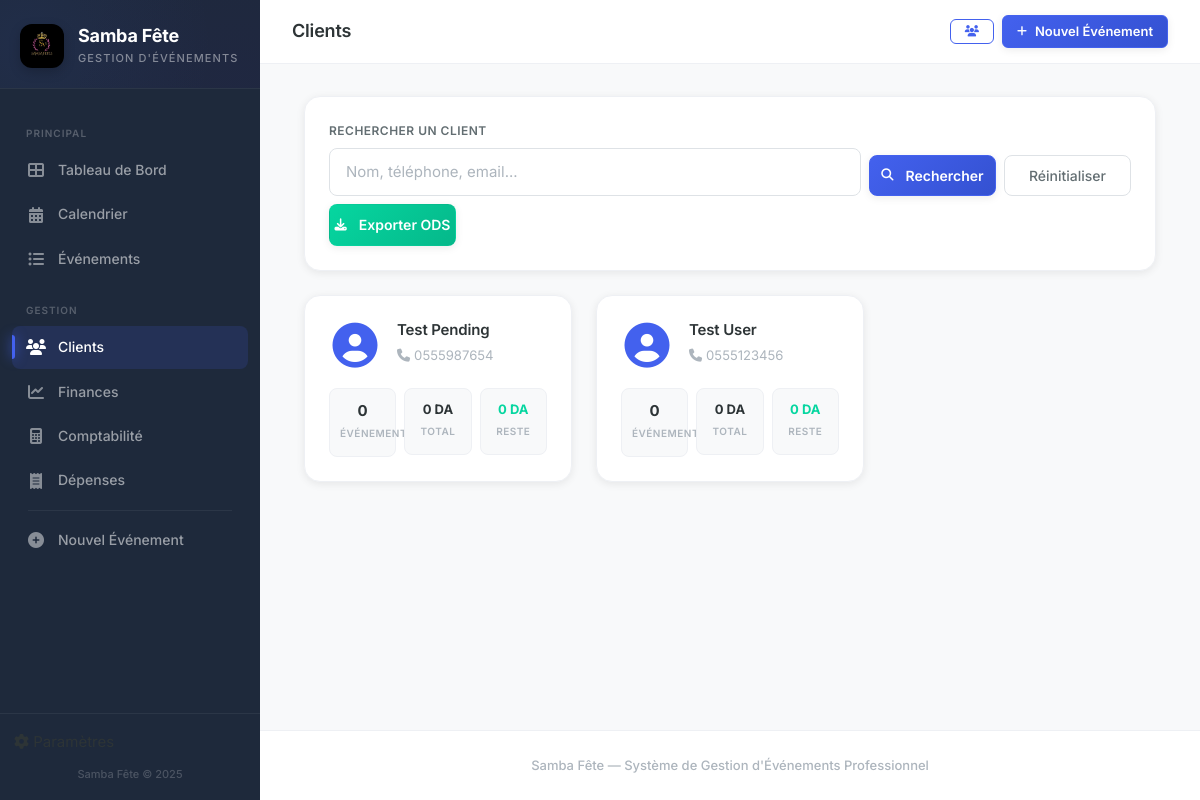
The app's page /clients with its own data.
### tables this page shows
CREATE TABLE clients (
            id INTEGER PRIMARY KEY AUTOINCREMENT,
            name TEXT NOT NULL,
            phone TEXT NOT NULL,
            phone2 TEXT,
            email TEXT,
            address TEXT,
            created_at TEXT DEFAULT (datetime('now','localtime'))
        );

### app.py (the view)
@app.route('/clients')
def client_list():
    db = get_db()
    search = request.args.get('q', '').strip()
    query = ("SELECT c.*, "
             "(SELECT COUNT(*) FROM events WHERE client_id=c.id) as event_count, "
             "(SELECT COALESCE(SUM(CASE WHEN p.is_refunded=0 THEN p.amount ELSE 0 END),0) FROM payments p JOIN events e ON p.event_id=e.id WHERE e.client_id=c.id) as total_paid, "
             "(SELECT COALESCE(SUM(e.total_amount),0) FROM events e WHERE e.client_id=c.id) as total_owed "
             "FROM clients c WHERE 1=1")
    params = []
    if search:
        query += " AND (c.name LIKE ? OR c.phone LIKE ? OR c.email LIKE ?)"
        params.extend([f'%{search}%', f'%{search}%', f'%{search}%'])
    query += " ORDER BY c.created_at DESC"
    clients = db.execute(query, params).fetchall()
    db.close()
    return render_template('client_list.html', clients=clients, search=search)

### app.py (called while the page is built)
def format_da(amount):
    try:
        return f"{float(amount):,.0f} DA".replace(",", " ")
    except (ValueError, TypeError):
        return "0 DA"

### models.py (called while the page is built)
def get_db():
    conn = sqlite3.connect(DB_PATH, timeout=10)
    conn.row_factory = sqlite3.Row
    conn.execute("PRAGMA foreign_keys = ON")
    return conn

### templates/client_list.html (shortened to what this page needs)
{% extends "base.html" %}
{% block page_title %}Clients{% endblock %}
{% block content %}
<div class="container-fluid">
    <div class="card-custom mb-4">
        <div class="card-body-custom">
            <form method="GET" class="row g-2 align-items-end">
                <div class="col-md-8">
                    <label class="form-label-elegant">Rechercher un client</label>
                    <input type="text" name="q" class="form-input-elegant"
                           placeholder="Nom, téléphone, email..." value="{{ search }}">
                </div>
                <div class="col-md-2">
                    <button type="submit" class="btn btn-primary w-100">
                        <i class="fas fa-search me-1"></i> Rechercher
                    </button>
                </div>
                <div class="col-md-2">
                    <a href="{{ url_for('client_list') }}" class="btn btn-outline-secondary w-100">
                        Réinitialiser
                    </a>
                </div>
                <div class="col-md-2">
                    <a href="{{ url_for('export_clients', q=search) }}" class="btn btn-success w-100">
                        <i class="fas fa-download me-1"></i> Exporter ODS
                    </a>
                </div>
            </form>
        </div>
    </div>
    {% if clients %}
    <div class="row g-4">
        {% for c in clients %}
        <div class="col-md-6 col-lg-4">
            <a href="{{ url_for('client_detail', client_id=c.id) }}" class="text-decoration-none">
                <div class="card-custom client-card h-100">
                    <div class="card-body-custom">
                        <div class="d-flex align-items-start mb-3">
                            <div class="client-avatar me-3">
                                <i class="fas fa-user-circle fa-3x" style="color: var(--primary);"></i>
                            </div>
                            <div class="flex-grow-1">
                                <h5 class="mb-1" style="color: var(--text); font-weight: 600;">{{ c.name }}</h5>
                                <small class="text-muted">
                                    <i class="fas fa-phone me-1"></i>{{ c.phone }}
                                </small>
                            </div>
                        </div>
                        <div class="row g-2 text-center">
                            <div class="col-4">
                                <div class="stat-mini">
                                    <span class="stat-mini-value">{{ c.event_count }}</span>
                                    <span class="stat-mini-label">Événements</span>
                                </div>
                            </div>
                            <div class="col-4">
                                <div class="stat-mini">
                                    <span class="stat-mini-value" style="font-size: 0.8125rem;">{{ c.total_owed | format_da }}</span>
                                    <span class="stat-mini-label">Total</span>
                                </div>
                            </div>
                            <div class="col-4">
                                <div class="stat-mini">
                                    {% set remaining = c.total_owed - c.total_paid %}
                                    <span class="stat-mini-value {% if remaining > 0 %}text-danger{% else %}text-success{% endif %}" style="font-size: 0.8125rem;">
                                        {{ remaining | format_da }}
                                    </span>
                                    <span class="stat-mini-label">Reste</span>
                                </div>
                            </div>
                        </div>
                    </div>
                </div>
            </a>
        </div>
        {% endfor %}
    </div>
    {% endif %}
</div>
{% endblock %}

### records on screen
clients: name "Test Pending", phone "0555987654", event_count "0", total_owed "0 DA", remaining "0 DA"
clients: name "Test User", phone "0555123456", event_count "0", total_owed "0 DA", remaining "0 DA"
